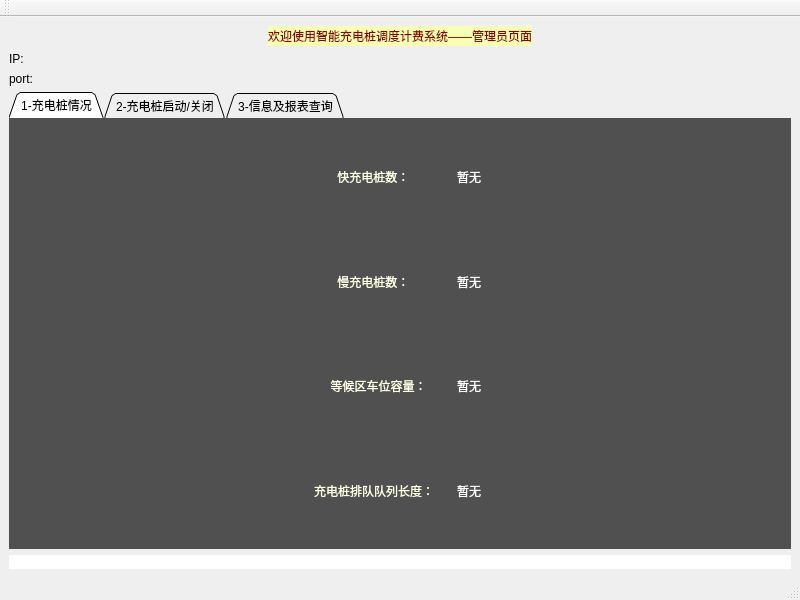
<?xml version="1.0" encoding="UTF-8"?>
<ui version="4.0">
 <class>MainWindow</class>
 <widget class="QMainWindow" name="MainWindow">
  <property name="geometry">
   <rect>
    <x>0</x>
    <y>0</y>
    <width>800</width>
    <height>600</height>
   </rect>
  </property>
  <property name="windowTitle">
   <string>MainWindow</string>
  </property>
  <property name="styleSheet">
   <string notr="true">#MainWindow{
	border-image:url(:/background.jpg);
}</string>
  </property>
  <widget class="QWidget" name="centralwidget">
   <layout class="QVBoxLayout" name="verticalLayout_2">
    <item>
     <layout class="QHBoxLayout" name="horizontalLayout">
      <item>
       <spacer name="horizontalSpacer">
        <property name="orientation">
         <enum>Qt::Horizontal</enum>
        </property>
        <property name="sizeHint" stdset="0">
         <size>
          <width>40</width>
          <height>20</height>
         </size>
        </property>
       </spacer>
      </item>
      <item>
       <widget class="QLabel" name="label">
        <property name="styleSheet">
         <string notr="true">color: rgb(140, 0, 0);
background-color: rgb(247, 255, 178);
font: 87 18pt &quot;Arial&quot;;</string>
        </property>
        <property name="text">
         <string>欢迎使用智能充电桩调度计费系统——管理员页面</string>
        </property>
       </widget>
      </item>
      <item>
       <spacer name="horizontalSpacer_2">
        <property name="orientation">
         <enum>Qt::Horizontal</enum>
        </property>
        <property name="sizeHint" stdset="0">
         <size>
          <width>40</width>
          <height>20</height>
         </size>
        </property>
       </spacer>
      </item>
     </layout>
    </item>
    <item>
     <widget class="QLabel" name="IPLab">
      <property name="text">
       <string>IP:</string>
      </property>
     </widget>
    </item>
    <item>
     <widget class="QLabel" name="PortLab">
      <property name="text">
       <string>port:</string>
      </property>
     </widget>
    </item>
    <item>
     <widget class="QTabWidget" name="tabWidget">
      <property name="styleSheet">
       <string notr="true">QTabWidget:pane {border-top:0px solid #e8f3f9;background:  rgba(0,0,0,170);;}
QTabWidget{
	font: 75 14pt &quot;Arial&quot;;
}</string>
      </property>
      <property name="tabShape">
       <enum>QTabWidget::Triangular</enum>
      </property>
      <property name="currentIndex">
       <number>0</number>
      </property>
      <property name="iconSize">
       <size>
        <width>16</width>
        <height>16</height>
       </size>
      </property>
      <property name="elideMode">
       <enum>Qt::ElideNone</enum>
      </property>
      <widget class="QWidget" name="setLab">
       <property name="styleSheet">
        <string notr="true">font: 75 12pt &quot;Arial&quot;;</string>
       </property>
       <attribute name="title">
        <string>1-充电桩情况</string>
       </attribute>
       <layout class="QGridLayout" name="gridLayout">
        <item row="0" column="0">
         <spacer name="horizontalSpacer_4">
          <property name="orientation">
           <enum>Qt::Horizontal</enum>
          </property>
          <property name="sizeHint" stdset="0">
           <size>
            <width>40</width>
            <height>20</height>
           </size>
          </property>
         </spacer>
        </item>
        <item row="0" column="1">
         <widget class="QLabel" name="label_2">
          <property name="styleSheet">
           <string notr="true">
font: 75 14pt &quot;微软雅黑&quot;;
color: rgb(254, 255, 228);</string>
          </property>
          <property name="text">
           <string>       快充电桩数：     </string>
          </property>
         </widget>
        </item>
        <item row="3" column="1">
         <widget class="QLabel" name="label_4">
          <property name="styleSheet">
           <string notr="true">font: 75 14pt &quot;微软雅黑&quot;;
color: rgb(254, 255, 228);</string>
          </property>
          <property name="text">
           <string>充电桩排队队列长度：     </string>
          </property>
         </widget>
        </item>
        <item row="1" column="1">
         <widget class="QLabel" name="label_3">
          <property name="styleSheet">
           <string notr="true">font: 75 14pt &quot;微软雅黑&quot;;
color: rgb(254, 255, 228);</string>
          </property>
          <property name="text">
           <string>       慢充电桩数：     </string>
          </property>
         </widget>
        </item>
        <item row="3" column="0">
         <spacer name="horizontalSpacer_7">
          <property name="orientation">
           <enum>Qt::Horizontal</enum>
          </property>
          <property name="sizeHint" stdset="0">
           <size>
            <width>40</width>
            <height>20</height>
           </size>
          </property>
         </spacer>
        </item>
        <item row="2" column="0">
         <spacer name="horizontalSpacer_6">
          <property name="orientation">
           <enum>Qt::Horizontal</enum>
          </property>
          <property name="sizeHint" stdset="0">
           <size>
            <width>40</width>
            <height>20</height>
           </size>
          </property>
         </spacer>
        </item>
        <item row="2" column="2">
         <widget class="QLabel" name="WaitingNum">
          <property name="styleSheet">
           <string notr="true">color: rgb(255, 255, 255);</string>
          </property>
          <property name="text">
           <string>暂无</string>
          </property>
         </widget>
        </item>
        <item row="2" column="4">
         <spacer name="horizontalSpacer_9">
          <property name="orientation">
           <enum>Qt::Horizontal</enum>
          </property>
          <property name="sizeHint" stdset="0">
           <size>
            <width>40</width>
            <height>20</height>
           </size>
          </property>
         </spacer>
        </item>
        <item row="1" column="4">
         <spacer name="horizontalSpacer_8">
          <property name="orientation">
           <enum>Qt::Horizontal</enum>
          </property>
          <property name="sizeHint" stdset="0">
           <size>
            <width>40</width>
            <height>20</height>
           </size>
          </property>
         </spacer>
        </item>
        <item row="0" column="4">
         <spacer name="horizontalSpacer_3">
          <property name="orientation">
           <enum>Qt::Horizontal</enum>
          </property>
          <property name="sizeHint" stdset="0">
           <size>
            <width>40</width>
            <height>20</height>
           </size>
          </property>
         </spacer>
        </item>
        <item row="3" column="2">
         <widget class="QLabel" name="ChargingNum">
          <property name="styleSheet">
           <string notr="true">color: rgb(255, 255, 255);</string>
          </property>
          <property name="text">
           <string>暂无</string>
          </property>
         </widget>
        </item>
        <item row="1" column="0">
         <spacer name="horizontalSpacer_5">
          <property name="orientation">
           <enum>Qt::Horizontal</enum>
          </property>
          <property name="sizeHint" stdset="0">
           <size>
            <width>40</width>
            <height>20</height>
           </size>
          </property>
         </spacer>
        </item>
        <item row="3" column="4">
         <spacer name="horizontalSpacer_10">
          <property name="orientation">
           <enum>Qt::Horizontal</enum>
          </property>
          <property name="sizeHint" stdset="0">
           <size>
            <width>40</width>
            <height>20</height>
           </size>
          </property>
         </spacer>
        </item>
        <item row="2" column="1">
         <widget class="QLabel" name="label_5">
          <property name="styleSheet">
           <string notr="true">font: 75 14pt &quot;微软雅黑&quot;;
color: rgb(254, 255, 228);</string>
          </property>
          <property name="text">
           <string>     等候区车位容量：      </string>
          </property>
         </widget>
        </item>
        <item row="0" column="2" colspan="2">
         <widget class="QLabel" name="FastNum">
          <property name="styleSheet">
           <string notr="true">color: rgb(255, 255, 255);</string>
          </property>
          <property name="text">
           <string>暂无</string>
          </property>
         </widget>
        </item>
        <item row="1" column="2" colspan="2">
         <widget class="QLabel" name="SlowNum">
          <property name="styleSheet">
           <string notr="true">color: rgb(255, 255, 255);</string>
          </property>
          <property name="text">
           <string>暂无</string>
          </property>
         </widget>
        </item>
       </layout>
      </widget>
      <widget class="QWidget" name="infoLab">
       <property name="styleSheet">
        <string notr="true"> font: 75 12pt &quot;Arial&quot;</string>
       </property>
       <attribute name="title">
        <string>2-充电桩启动/关闭</string>
       </attribute>
       <layout class="QGridLayout" name="gridLayout_2">
        <item row="3" column="4">
         <widget class="QSpinBox" name="OffNo">
          <property name="sizePolicy">
           <sizepolicy hsizetype="Expanding" vsizetype="Fixed">
            <horstretch>0</horstretch>
            <verstretch>0</verstretch>
           </sizepolicy>
          </property>
          <property name="minimumSize">
           <size>
            <width>0</width>
            <height>40</height>
           </size>
          </property>
          <property name="minimum">
           <number>1</number>
          </property>
         </widget>
        </item>
        <item row="2" column="0">
         <spacer name="horizontalSpacer_15">
          <property name="orientation">
           <enum>Qt::Horizontal</enum>
          </property>
          <property name="sizeHint" stdset="0">
           <size>
            <width>40</width>
            <height>20</height>
           </size>
          </property>
         </spacer>
        </item>
        <item row="5" column="7">
         <widget class="QPushButton" name="AllOff">
          <property name="sizePolicy">
           <sizepolicy hsizetype="Expanding" vsizetype="Fixed">
            <horstretch>0</horstretch>
            <verstretch>0</verstretch>
           </sizepolicy>
          </property>
          <property name="minimumSize">
           <size>
            <width>0</width>
            <height>50</height>
           </size>
          </property>
          <property name="styleSheet">
           <string notr="true">background-color: rgb(255, 114, 116);
border:2px groove gray;border-radius:10px;padding:2px 4px;
</string>
          </property>
          <property name="text">
           <string>一键关闭</string>
          </property>
         </widget>
        </item>
        <item row="2" column="1" colspan="4">
         <widget class="QPushButton" name="On">
          <property name="styleSheet">
           <string notr="true">background-color: rgb(216, 255, 202);
border:2px groove gray;border-radius:10px;padding:2px 4px;
</string>
          </property>
          <property name="text">
           <string>启动</string>
          </property>
         </widget>
        </item>
        <item row="3" column="1">
         <widget class="QLabel" name="label_8">
          <property name="maximumSize">
           <size>
            <width>16777215</width>
            <height>16777215</height>
           </size>
          </property>
          <property name="styleSheet">
           <string notr="true">font: 75 14pt &quot;微软雅黑&quot;;
color: rgb(254, 255, 228);</string>
          </property>
          <property name="text">
           <string>关闭充电桩编号       </string>
          </property>
         </widget>
        </item>
        <item row="3" column="0">
         <spacer name="horizontalSpacer_16">
          <property name="orientation">
           <enum>Qt::Horizontal</enum>
          </property>
          <property name="sizeHint" stdset="0">
           <size>
            <width>40</width>
            <height>20</height>
           </size>
          </property>
         </spacer>
        </item>
        <item row="1" column="1">
         <widget class="QLabel" name="label_7">
          <property name="styleSheet">
           <string notr="true">font: 75 14pt &quot;微软雅黑&quot;;
color: rgb(254, 255, 228);</string>
          </property>
          <property name="text">
           <string>启动充电桩编号       </string>
          </property>
         </widget>
        </item>
        <item row="5" column="0">
         <widget class="QPushButton" name="AllOn">
          <property name="sizePolicy">
           <sizepolicy hsizetype="Expanding" vsizetype="Fixed">
            <horstretch>0</horstretch>
            <verstretch>0</verstretch>
           </sizepolicy>
          </property>
          <property name="minimumSize">
           <size>
            <width>0</width>
            <height>50</height>
           </size>
          </property>
          <property name="styleSheet">
           <string notr="true">background-color: rgb(142, 255, 134);
border:2px groove gray;border-radius:10px;padding:2px 4px;
</string>
          </property>
          <property name="text">
           <string>一键启动</string>
          </property>
         </widget>
        </item>
        <item row="4" column="0">
         <spacer name="horizontalSpacer_17">
          <property name="orientation">
           <enum>Qt::Horizontal</enum>
          </property>
          <property name="sizeHint" stdset="0">
           <size>
            <width>40</width>
            <height>20</height>
           </size>
          </property>
         </spacer>
        </item>
        <item row="1" column="7">
         <spacer name="horizontalSpacer_14">
          <property name="orientation">
           <enum>Qt::Horizontal</enum>
          </property>
          <property name="sizeHint" stdset="0">
           <size>
            <width>40</width>
            <height>20</height>
           </size>
          </property>
         </spacer>
        </item>
        <item row="3" column="6" colspan="2">
         <spacer name="horizontalSpacer_19">
          <property name="orientation">
           <enum>Qt::Horizontal</enum>
          </property>
          <property name="sizeHint" stdset="0">
           <size>
            <width>40</width>
            <height>20</height>
           </size>
          </property>
         </spacer>
        </item>
        <item row="4" column="5" colspan="3">
         <spacer name="horizontalSpacer_18">
          <property name="orientation">
           <enum>Qt::Horizontal</enum>
          </property>
          <property name="sizeHint" stdset="0">
           <size>
            <width>40</width>
            <height>20</height>
           </size>
          </property>
         </spacer>
        </item>
        <item row="1" column="0">
         <spacer name="horizontalSpacer_13">
          <property name="orientation">
           <enum>Qt::Horizontal</enum>
          </property>
          <property name="sizeHint" stdset="0">
           <size>
            <width>40</width>
            <height>20</height>
           </size>
          </property>
         </spacer>
        </item>
        <item row="2" column="5" colspan="3">
         <spacer name="horizontalSpacer_20">
          <property name="orientation">
           <enum>Qt::Horizontal</enum>
          </property>
          <property name="sizeHint" stdset="0">
           <size>
            <width>40</width>
            <height>20</height>
           </size>
          </property>
         </spacer>
        </item>
        <item row="4" column="1" colspan="4">
         <widget class="QPushButton" name="Off">
          <property name="styleSheet">
           <string notr="true">background-color: rgb(255, 192, 196);
border:2px groove gray;border-radius:10px;padding:2px 4px;
</string>
          </property>
          <property name="text">
           <string>关闭</string>
          </property>
         </widget>
        </item>
        <item row="1" column="4">
         <widget class="QSpinBox" name="OnNo">
          <property name="sizePolicy">
           <sizepolicy hsizetype="Expanding" vsizetype="Fixed">
            <horstretch>0</horstretch>
            <verstretch>0</verstretch>
           </sizepolicy>
          </property>
          <property name="minimumSize">
           <size>
            <width>0</width>
            <height>40</height>
           </size>
          </property>
          <property name="minimum">
           <number>1</number>
          </property>
         </widget>
        </item>
        <item row="0" column="1">
         <widget class="QRadioButton" name="Fmode">
          <property name="styleSheet">
           <string notr="true">color: rgb(255, 255, 255);</string>
          </property>
          <property name="text">
           <string>快充</string>
          </property>
         </widget>
        </item>
        <item row="0" column="4">
         <widget class="QRadioButton" name="Tmode">
          <property name="styleSheet">
           <string notr="true">color: rgb(255, 255, 255);</string>
          </property>
          <property name="text">
           <string>慢充</string>
          </property>
         </widget>
        </item>
       </layout>
      </widget>
      <widget class="QWidget" name="reportLab">
       <property name="styleSheet">
        <string notr="true"> font: 75 12pt &quot;Arial&quot;</string>
       </property>
       <attribute name="title">
        <string>3-信息及报表查询</string>
       </attribute>
       <layout class="QHBoxLayout" name="horizontalLayout_2">
        <item>
         <layout class="QVBoxLayout" name="verticalLayout_3">
          <item>
           <widget class="QRadioButton" name="Finfo">
            <property name="styleSheet">
             <string notr="true">color: rgb(255, 255, 255);</string>
            </property>
            <property name="text">
             <string>快充</string>
            </property>
           </widget>
          </item>
          <item>
           <widget class="QLabel" name="label_9">
            <property name="styleSheet">
             <string notr="true">font: 75 14pt &quot;微软雅黑&quot;;
color: rgb(254, 255, 228);
</string>
            </property>
            <property name="text">
             <string>查询充电桩状态</string>
            </property>
           </widget>
          </item>
          <item>
           <widget class="QSpinBox" name="infoNo">
            <property name="minimumSize">
             <size>
              <width>0</width>
              <height>40</height>
             </size>
            </property>
            <property name="minimum">
             <number>1</number>
            </property>
           </widget>
          </item>
          <item>
           <widget class="QPushButton" name="GetState">
            <property name="styleSheet">
             <string notr="true">background-color: rgb(233, 255, 230);
border:2px groove gray;border-radius:10px;padding:2px 4px;
</string>
            </property>
            <property name="text">
             <string>确认查看</string>
            </property>
           </widget>
          </item>
          <item>
           <widget class="QPushButton" name="GetAllState">
            <property name="styleSheet">
             <string notr="true">background-color: rgb(135, 232, 118);
border:2px groove gray;border-radius:10px;padding:2px 4px;
</string>
            </property>
            <property name="text">
             <string>一键查看</string>
            </property>
           </widget>
          </item>
          <item>
           <widget class="QTextBrowser" name="State">
            <property name="styleSheet">
             <string notr="true">background-color: rgba(255, 255, 255, 200);</string>
            </property>
           </widget>
          </item>
         </layout>
        </item>
        <item>
         <layout class="QVBoxLayout" name="verticalLayout_4">
          <item>
           <widget class="QRadioButton" name="Tinfo">
            <property name="styleSheet">
             <string notr="true">color: rgb(255, 255, 255);</string>
            </property>
            <property name="text">
             <string>慢充</string>
            </property>
           </widget>
          </item>
          <item>
           <widget class="QLabel" name="label_10">
            <property name="styleSheet">
             <string notr="true">font: 75 14pt &quot;微软雅黑&quot;;
color: rgb(254, 255, 228);</string>
            </property>
            <property name="text">
             <string>查询充电桩等候服务车辆信息</string>
            </property>
           </widget>
          </item>
          <item>
           <widget class="QSpinBox" name="CarNo">
            <property name="minimumSize">
             <size>
              <width>0</width>
              <height>40</height>
             </size>
            </property>
            <property name="minimum">
             <number>1</number>
            </property>
           </widget>
          </item>
          <item>
           <widget class="QPushButton" name="GetInfo">
            <property name="styleSheet">
             <string notr="true">background-color: rgb(233, 255, 230);
border:2px groove gray;border-radius:10px;padding:2px 4px;
</string>
            </property>
            <property name="text">
             <string>确认查看</string>
            </property>
           </widget>
          </item>
          <item>
           <widget class="QPushButton" name="GetAllInfo">
            <property name="styleSheet">
             <string notr="true">background-color: rgb(135, 232, 118);
border:2px groove gray;border-radius:10px;padding:2px 4px;
</string>
            </property>
            <property name="text">
             <string>一键查看</string>
            </property>
           </widget>
          </item>
          <item>
           <widget class="QTextBrowser" name="Info">
            <property name="styleSheet">
             <string notr="true">background-color: rgba(255, 255, 255, 200);</string>
            </property>
           </widget>
          </item>
         </layout>
        </item>
        <item>
         <layout class="QVBoxLayout" name="verticalLayout_5">
          <item>
           <widget class="QLabel" name="label_14">
            <property name="text">
             <string/>
            </property>
           </widget>
          </item>
          <item>
           <widget class="QLabel" name="label_11">
            <property name="styleSheet">
             <string notr="true">font: 75 14pt &quot;微软雅黑&quot;;
color: rgb(254, 255, 228);</string>
            </property>
            <property name="text">
             <string>查看报表</string>
            </property>
           </widget>
          </item>
          <item>
           <widget class="QPushButton" name="GetReport">
            <property name="minimumSize">
             <size>
              <width>0</width>
              <height>40</height>
             </size>
            </property>
            <property name="styleSheet">
             <string notr="true">background-color: rgb(135, 232, 118);
border:2px groove gray;border-radius:10px;padding:2px 4px;
</string>
            </property>
            <property name="text">
             <string>一键查看</string>
            </property>
           </widget>
          </item>
          <item>
           <widget class="QTextBrowser" name="Report">
            <property name="styleSheet">
             <string notr="true">background-color: rgba(255, 255, 255, 200);</string>
            </property>
           </widget>
          </item>
         </layout>
        </item>
       </layout>
      </widget>
     </widget>
    </item>
    <item>
     <widget class="QLabel" name="errorLab">
      <property name="styleSheet">
       <string notr="true">color: rgb(170, 0, 0);
background-color: rgb(255, 255, 255);
font: 75 10pt &quot;Arial&quot;;

</string>
      </property>
      <property name="text">
       <string/>
      </property>
     </widget>
    </item>
   </layout>
  </widget>
  <widget class="QMenuBar" name="menubar">
   <property name="geometry">
    <rect>
     <x>0</x>
     <y>0</y>
     <width>800</width>
     <height>21</height>
    </rect>
   </property>
  </widget>
  <widget class="QStatusBar" name="statusbar"/>
  <widget class="QToolBar" name="toolBar">
   <property name="windowTitle">
    <string>toolBar</string>
   </property>
   <attribute name="toolBarArea">
    <enum>TopToolBarArea</enum>
   </attribute>
   <attribute name="toolBarBreak">
    <bool>false</bool>
   </attribute>
  </widget>
 </widget>
 <resources/>
 <connections/>
</ui>
